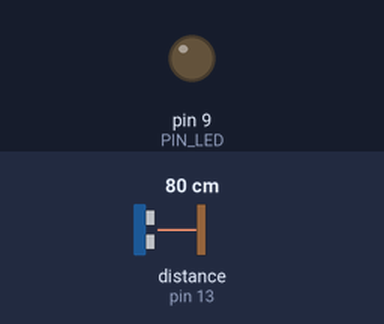
The sketch below on a simulated Arduino Uno, built with avr-gcc and run on an emulated ATmega328P. On the bench: output pins drawn as LEDs (lit = HIGH). Wiring (inferred from the names in the program): ultrasonic range finder: trigger pin 12; echo pin 13. The test bench sets the inputs (shaded band); at power-on: distance to the obstacle (sensor on pin 13) 80 cm. The echo pulse lasts 58.3 µs per cm; pins used as bus, display or sensor lines are not drawn; what the sketch prints to the serial monitor is not drawn.

Above: at 0.19 s.
Timing chart, 0 to 1.9 s (numbered marks = the images above):
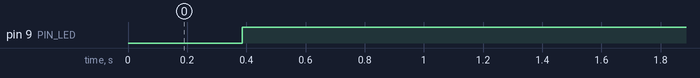

The sketch:

09_example_1.ino
```cpp
// Arduino pin assignment
#define PIN_LED  9
#define PIN_TRIG 12
#define PIN_ECHO 13

// configurable parameters
#define SND_VEL 346.0      // sound velocity at 24 celsius degree (unit: m/sec)
#define INTERVAL 25        // sampling interval (unit: msec)
#define PULSE_DURATION 10  // ultra-sound Pulse Duration (unit: usec)
#define _DIST_MIN 100      // minimum distance to be measured (unit: mm)
#define _DIST_MAX 300      // maximum distance to be measured (unit: mm)

#define TIMEOUT ((INTERVAL / 2) * 1000.0) // maximum echo waiting time (unit: usec)
#define SCALE (0.001 * 0.5 * SND_VEL)     // coefficent to convert duration to distance

#define _EMA_ALPHA 0.5     // EMA weight of new sample (range: 0 to 1)
#define N 30              // 중앙값을 계산할 샘플의 개수. 과제에 따라 3, 10, 30으로 변경.

// global variables
unsigned long last_sampling_time; // unit: msec
float dist_ema;                   // EMA distance
float samples[N];                 // 최근 N개의 측정값을 저장할 배열
float dist_median;                // 계산된 중앙값을 저장할 변수

void sort_array(float arr[], int size) { // sort_array 라는 이름의 함수를 정의.
  for (int i = 0; i < size - 1; i++) { // 이중 반복문을 사용. 배열의 모든 요소를 서로 한 번씩 비교하기 위한 구조.
    for (int j = 0; j < size - i - 1; j++) {
      if (arr[j] > arr[j + 1]) { // 만약 왼쪽 값이 오른쪽 값보다 크다면
        float temp = arr[j];
        arr[j] = arr[j + 1];
        arr[j + 1] = temp; // 라는 임시 변수를 이용해 두 값의 자리를 서로 맞바꿈.
      }
    }
  }
}

void setup() {
  // initialize GPIO pins
  pinMode(PIN_LED,OUTPUT);
  pinMode(PIN_TRIG,OUTPUT);
  pinMode(PIN_ECHO,INPUT);
  digitalWrite(PIN_TRIG, LOW);

  // initialize serial port
  Serial.begin(57600);

  // samples 배열과 EMA 값을 적절한 초기값으로 설정
  float initial_dist = (_DIST_MIN + _DIST_MAX) / 2.0;
  for (int i = 0; i < N; i++) {
    samples[i] = initial_dist;
  }
  dist_ema = initial_dist;
}

void loop() {
  float dist_raw;

  // wait until next sampling time.
  if (millis() < last_sampling_time + INTERVAL) // 주기적인 측정을 위한 시간 관리 코드
    return;

  // get a distance reading from the USS
  dist_raw = USS_measure(PIN_TRIG, PIN_ECHO);

  // --- 중앙값 필터 구현 시작 ---

  for (int i = 0; i < N - 1; i++) { // 새로운 측정값을 samples 배열에 추가함. 오래된 값은 버림.
    samples[i] = samples[i + 1];
  }
  samples[N - 1] = dist_raw; // 배열의 비어있는 맨 마지막 칸에 방금 측정한 dist_raw 값을 집어넣음.

  float sorted_samples[N]; // 중앙값 계산. 정렬 작업을 위한 임시 복사본 배열을 만듬.
  for (int i = 0; i < N; i++) { // 원본 samples 배열의 값을 복사본 배열에 그대로 복사!
    sorted_samples[i] = samples[i];
  }
  sort_array(sorted_samples, N); // 위에서 만든 정렬 시키는 함수를 불러와 복사본 배열을 정렬시킴.
  dist_median = sorted_samples[N / 2]; // 정렬된 배열의 정가운데에 있는 값을 dist_median 변수에 저장. 이것이 바로 '중앙값'

  // EMA 값은 중앙값 필터를 거친 값을 기반으로 계산
  dist_ema = _EMA_ALPHA * dist_median + (1 - _EMA_ALPHA) * dist_ema; // 중앙값으로 1차 필터링된 dist_median값을
                                                                     // 이용하여 EMA 필터링을 한 번 더 수행하고
                                                                     // 그 결과를 dist_ema에 저장.

                                                                     // emak-1 = k-1이 아니라 1번째 값을 의미
                                                                     // 알파의 수치를 올릴수록 그래프가 더 요동을 침
                                                                     // 지금 측정값에 더 가중을 하기 때문에.
                                                                     // 반대로 낮으면 그래프는 완만하지만
                                                                     // 부정확한 데이터가 될 확률이 높음
                                                                     // (내가 손을 굉장히 빠르게 요동친다는 가정)

  // 과제에 형식에 맞게 시리얼 포트로 값을 출력
  Serial.print("Min:");      Serial.print(_DIST_MIN);
  Serial.print(",raw:");     Serial.print(dist_raw);
  Serial.print(",ema:");     Serial.print(dist_ema);
  Serial.print(",median:");  Serial.print(dist_median);
  Serial.print(",Max:");     Serial.print(_DIST_MAX);
  Serial.println("");

  // LED 제어는 중앙값이 dist_min과 dist_max의 거리를 벗어났는지 확인하고 벗어났으면 off, 범위면 on.
  if ((dist_median < _DIST_MIN) || (dist_median > _DIST_MAX))
    digitalWrite(PIN_LED, 1);      // LED OFF
  else
    digitalWrite(PIN_LED, 0);      // LED ON

  // update last sampling time
  last_sampling_time += INTERVAL;
}

// get a distance reading from USS. return value is in millimeter.
float USS_measure(int TRIG, int ECHO)
{
  digitalWrite(TRIG, HIGH);
  delayMicroseconds(PULSE_DURATION);
  digitalWrite(TRIG, LOW);

  return pulseIn(ECHO, HIGH, TIMEOUT) * SCALE; // unit: mm

  // Pulse duration to distance conversion example (target distance = 17.3m)
  // - pulseIn(ECHO, HIGH, timeout) returns microseconds (음파의 왕복 시간)
  // - 편도 거리 = (pulseIn() / 1,000,000) * SND_VEL / 2 (미터 단위)
  //   mm 단위로 하려면 * 1,000이 필요 ==>  SCALE = 0.001 * 0.5 * SND_VEL
  //
  // - 예, pusseIn()이 100,000 이면 (= 0.1초, 왕복 거리 34.6m)
  //        = 100,000 micro*sec * 0.001 milli/micro * 0.5 * 346 meter/sec
  //        = 100,000 * 0.001 * 0.5 * 346
  //        = 17,300 mm  ==> 17.3m
}
```

Measured:
- by itself, pin 9 (PIN_LED): LOW → HIGH at 0.39 s
